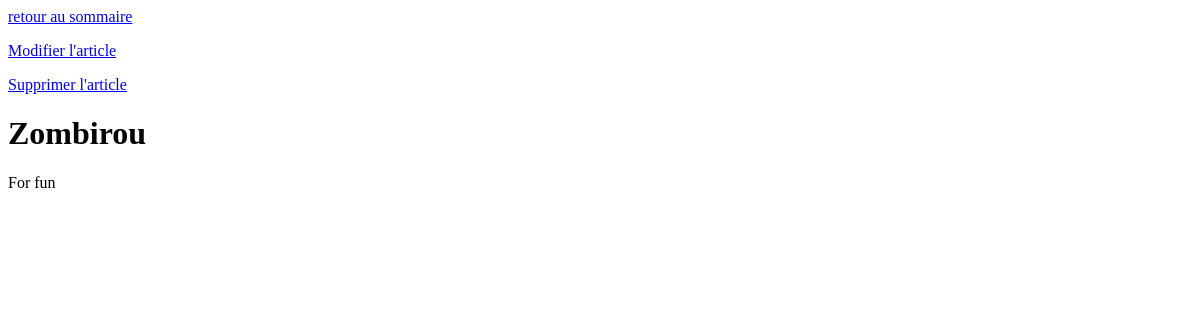
The page /blog/zombie on the database as committed earlier.
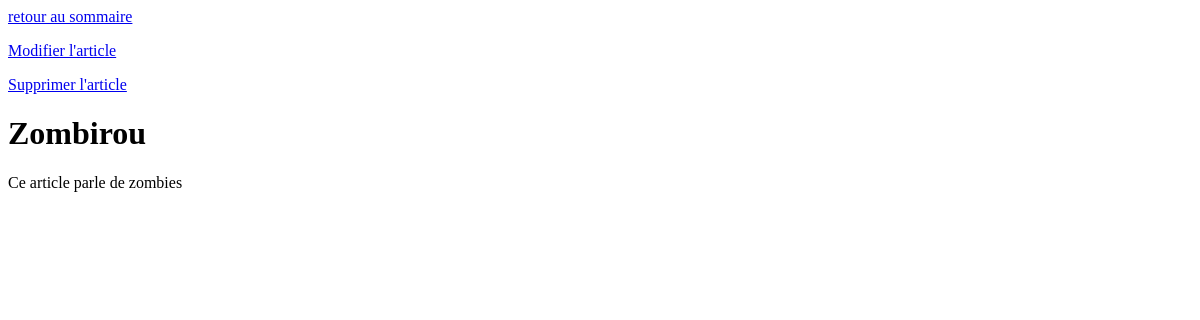
The same page on the database as committed later.
### blog/models.py (models this page shows, shortened)
class BlogPost(models.Model):
    author = models.ForeignKey(User, on_delete=models.SET_NULL, null=True)
    category = models.ManyToManyField(Category)
    title = models.CharField(max_length=100)
    slug = models.SlugField(blank=True)
    published = models.BooleanField(default=False)
    date = models.DateField(blank=True, null=True)
    content = models.TextField()
    description = models.TextField()
    class Meta:
        verbose_name = "Article"
        ordering = ["-date", "-published"]

### blog/views.py (the view)
# urls.py: path('blog/<str:slug>', BlogPostDetailView.as_view(), name='blog-post-detail'),
class BlogPostDetailView(DetailView):
    model = BlogPost
    template_name = "blog/post.html"
    context_object_name = "post"

### templates/blog/post.html (shortened to what this page needs)
{% extends 'blog/base.html' %}
{% block content %}
    <a href="{% url 'blog-index' %}">retour au sommaire</a>
    <p>
        <a href="{% url 'blog-post-edit' slug=post.slug %}">Modifier l'article</a>
    </p>
    <p>
        <a href="{% url 'blog-post-delete' slug=post.slug %}">Supprimer l'article</a>
    </p>
     <h1>{{ post.title}}</h1>
    <p>{{ post.content|safe}}</p>
{%endblock content %}

### templates/blog/base.html (shortened to what this page needs)
<!DOCTYPE html>
<html lang="en">
<head>
</head>
<body>
    {%block content %}
    {% endblock content %}
</body>
</html>

Rows that differ between the two databases and show on the page:
changed BlogPost "Zombirou": content "For fun" → "Ce article parle de zombies"
